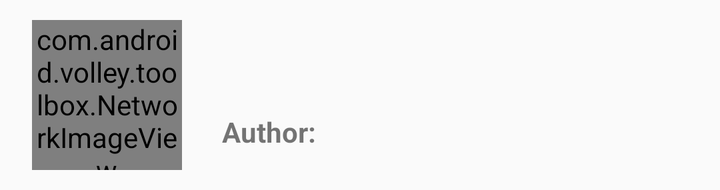
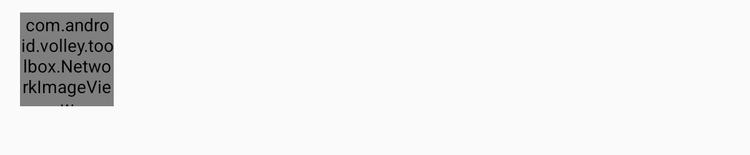

The same Android screen from two of the app's own layout files: first res/layout/ as a phone draws it, then the repository's variant for another configuration, drawn on a device whose configuration selects that folder. Both files follow.
<!-- AndroidManifest.xml: application theme AppTheme -->
<!-- res/layout/recycler_row.xml -->
<?xml version="1.0" encoding="utf-8"?>
<RelativeLayout xmlns:android="http://schemas.android.com/apk/res/android"
    android:layout_width="match_parent"
    android:layout_height="wrap_content"
    android:paddingLeft="16dp"
    android:paddingRight="16dp">

    <LinearLayout
        android:layout_width="match_parent"
        android:layout_height="wrap_content"
        android:layout_alignBottom="@+id/image"
        android:layout_alignTop="@+id/image"
        android:layout_marginLeft="10dp"
        android:layout_marginStart="10dp"
        android:layout_marginTop="10dp"
        android:layout_toEndOf="@+id/image"
        android:layout_toRightOf="@+id/image"
        android:orientation="vertical">

        <TextView
            android:id="@+id/name"
            android:layout_width="match_parent"
            android:layout_height="wrap_content"
            android:layout_weight="1"
            android:singleLine="true"
            android:textSize="20sp" />

        <LinearLayout
            android:layout_width="match_parent"
            android:layout_height="wrap_content"
            android:layout_weight="1"
            android:orientation="horizontal">

            <TextView
                android:id="@+id/authorText"
                android:layout_width="wrap_content"
                android:layout_height="wrap_content"
                android:layout_marginEnd="5dp"
                android:layout_marginRight="5dp"
                android:text="@string/author"
                android:textStyle="bold" />

            <TextView
                android:id="@+id/author"
                android:layout_width="wrap_content"
                android:layout_height="wrap_content"
                android:singleLine="true"
                android:textStyle="bold" />

        </LinearLayout>

    </LinearLayout>

    <com.android.volley.toolbox.NetworkImageView
        android:id="@+id/image"
        android:layout_width="75dp"
        android:layout_height="75dp"
        android:layout_marginBottom="10dp"
        android:layout_marginEnd="10dp"
        android:layout_marginRight="10dp"
        android:layout_marginTop="10dp" />

</RelativeLayout>
<!-- resources referenced by this layout -->
<resources>
  <string name="author">Author:</string>
  <style name="AppTheme" parent="AppTheme.Base" />
  <style name="AppTheme.Base" parent="Theme.AppCompat.Light.DarkActionBar">
          <item name="windowNoTitle">true</item>
          <item name="windowActionBar">false</item>
          <item name="colorPrimary">@color/colorPrimary</item>
          <item name="colorPrimaryDark">@color/colorPrimaryDark</item>
          <item name="colorAccent">@color/colorAccent</item>
      </style>
  <color name="colorPrimary">#3949AB</color>
  <color name="colorPrimaryDark">#283593</color>
  <color name="colorAccent">#FF5252</color>
</resources>
<!-- res/layout-sw600dp/recycler_row.xml (the repository's variant of the layout above) -->
<!-- drawn on a 7-inch tablet held upright -->
<?xml version="1.0" encoding="utf-8"?>
<LinearLayout xmlns:android="http://schemas.android.com/apk/res/android"
    android:layout_width="match_parent"
    android:layout_height="wrap_content"
    android:orientation="vertical"
    android:paddingLeft="16dp"
    android:paddingRight="16dp">

    <com.android.volley.toolbox.NetworkImageView
        android:id="@+id/image"
        android:layout_width="75dp"
        android:layout_height="75dp"
        android:layout_marginBottom="10dp"
        android:layout_marginEnd="10dp"
        android:layout_marginRight="10dp"
        android:layout_marginTop="10dp" />

    <TextView
        android:id="@+id/name"
        android:layout_width="75dp"
        android:textAlignment="center"
        android:layout_height="wrap_content"
        android:layout_marginTop="10dp"
        android:maxLines="2" />

</LinearLayout>
<!-- resources referenced by the variant -->
<!-- as a 7-inch tablet held upright resolves them -->
<resources>
  <style name="AppTheme" parent="AppTheme.Base" />
  <style name="AppTheme.Base" parent="Theme.AppCompat.Light.DarkActionBar">
          <item name="windowNoTitle">true</item>
          <item name="windowActionBar">false</item>
          <item name="colorPrimary">@color/colorPrimary</item>
          <item name="colorPrimaryDark">@color/colorPrimaryDark</item>
          <item name="colorAccent">@color/colorAccent</item>
      </style>
  <color name="colorPrimary">#3949AB</color>
  <color name="colorPrimaryDark">#283593</color>
  <color name="colorAccent">#FF5252</color>
</resources>
